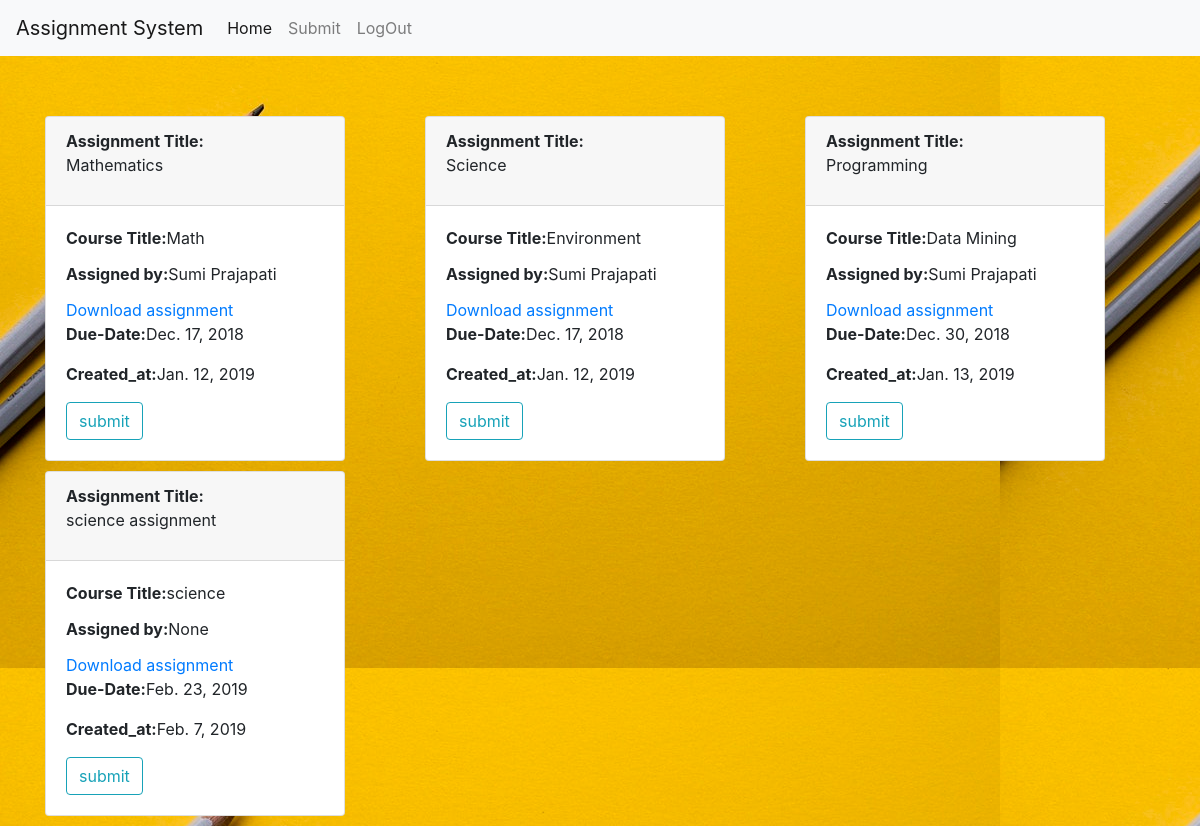
/home/ (signed in), run on the app's committed database.
### student/models.py (models this page shows, shortened)
class Assignment(models.Model):
    title = models.CharField(max_length=255)
    upload = models.FileField(upload_to='assignments/', null=True, default="No file uploaded",blank=True)
    due_date = models.DateField()
    created_at = models.DateField(auto_now_add=True)
    last_updated = models.DateField(auto_now=True)
    active = models.BooleanField(default=True)
    course_code = models.CharField(max_length=8)
    course_title = models.CharField(max_length=255)
    user = models.ForeignKey(
        MyUser,
        on_delete=models.CASCADE,
        related_name='assignments'
    )

class MyUser(AbstractBaseUser):
    email = models.EmailField(max_length=255,unique=True)
    full_name = models.CharField(max_length=250,blank=True,null=True)
    teacher = models.BooleanField(default=True)
    student = models.BooleanField(default=False)
    college_name = models.CharField(max_length=225,blank=True,null=True)
    is_active = models.BooleanField(default=True)
    is_admin = models.BooleanField(default=False)
    objects = MyUserManager()
    USERNAME_FIELD = 'email'
    REQUIRED_FIELDS = []

### student/views.py (the view)
# urls.py: path('home/', base, name="base"),
def base(request):
        assignments = Assignment.objects.filter(active=True)
        submissions = Submission.objects.filter(active=True)
        profile = MyUser.objects.get(id=request.user.id)
        context = {"context": assignments,"submit": submissions, "profile": profile}
        return render(request, 'student/base.html', context)

### student/templates/student/base.html (shortened to what this page needs)
<!doctype html>
<html lang="en" xmlns="http://www.w3.org/1999/html">
  <head>
    {% load bootstrap4 %}
  {% load static %}
      <link rel="stylesheet" href="https://stackpath.bootstrapcdn.com/bootstrap/4.1.3/css/bootstrap.min.css"
>
  </head>
<body style="background-image: url({% static "student/img/background.jpg" %})">
<nav class="navbar navbar-light navbar-expand-lg bg-light" style="background-color: #e3f2fd;">
        <a class="navbar-brand" href="/">Assignment System</a>
    <div class="collapse navbar-collapse" id="navbarNav">
          <ul class="navbar-nav mr-auto mt-2 mt-lg-0">
            <li class="nav-item active">
                {% if request.user.is_authenticated %}
              <a class="nav-link" href="{% url 'student:base'  %}">Home</a>
                {% else %}
              <a class="nav-link" href="/"></a>
                {% endif %}
            </li>
          <li class="nav-item">
                {% if profile.student %}
              <a class="nav-link" href="{% url 'student:students' %}">Submit</a>
                {% elif profile.teacher %}
              <a class="nav-link" href="{% url 'student:teachers' %}">Create</a>
                    {% else %}
                    <a class="nav-link" href="/">
                    </a>
                {% endif %}
          </li>
              <li class="nav-item" >
                {% if request.user.is_authenticated %}
              <a class="nav-link"  href="{% url 'student:signout' %}">LogOut</a>
                {% else %}
              <a class="nav-link" href="/"></a>
                {% endif %}
              </li>
          </ul>
        </div>
    </nav>
{% block content %}
    {% load bootstrap4 %}
{% bootstrap_css %}
    <div class="container">
      <div class="row" style="margin-top: 60px">
        <div class="col-lg-12 col-md-12 col-sm-12">
          <div class="row">
              {% for item in context %}
                  <div class="col-md-4" style="margin-left:0px">
                  <div class="card" style="margin-bottom: 10px;width: 300px">
                      <div class ="card-header"><b>Assignment Title:</b><br>
                          {% if profile.teacher %}
              <a href="{% url 'student:submitted' id=item.id %}">{{ item.title }}</a>
                {% else %}
             <p>{{ item.title}}</p>
                {% endif %}
                      </div>
              <div class="card-body">
                  <p class="card-title"><b>Course Title:</b>{{ item.course_title }}</p>
                                <p class="card-title"><b>Assigned by:</b>{{ item.user.full_name }}</p>
                  <a href="{{ MEDIA_URL }}{{ item.upload.url }}">Download assignment</a>
                  <p class="card-text"><b>Due-Date:</b>{{ item.due_date }}</p>
                  <p class="card-text"><b>Created_at:</b>{{ item.created_at}}</p>
              {% if profile.student %}
                  <a class="btn  btn-outline-info btn-edit"
                href="{% url 'student:submit_button' item.pk %}"
           name="submit_button">submit</a>
                                  {% else %}
<a href="#"></a>
                {% endif %}
              </div>
            </div>
                  </div>
              {% endfor %}
          </div>
          </div>
        </div>
    </div>
{% endblock%}
</body>
</html>

### data on the page
Assignment: title "Mathematics", course_title "Math", user.full_name "Sumi Prajapati", due_date "Dec. 17, 2018", created_at "Jan. 12, 2019"
Assignment: title "Science", course_title "Environment", user.full_name "Sumi Prajapati", due_date "Dec. 17, 2018", created_at "Jan. 12, 2019"
Assignment: title "Programming", course_title "Data Mining", user.full_name "Sumi Prajapati", due_date "Dec. 30, 2018", created_at "Jan. 13, 2019"
Assignment: title "science assignment", course_title "science", user.full_name "None", due_date "Feb. 23, 2019", created_at "Feb. 7, 2019"
